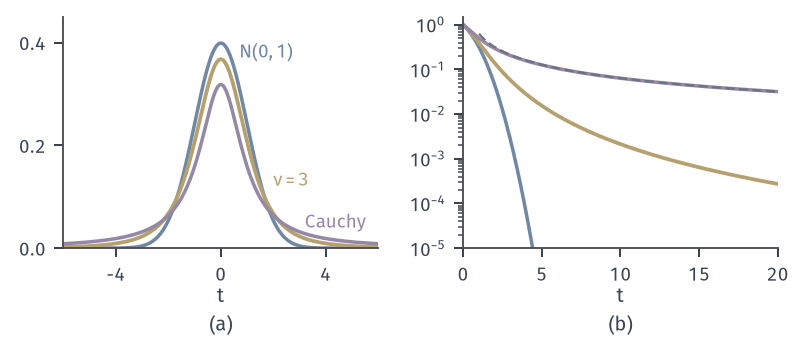

Write Python code to recreate this figure.
from pathlib import Path
import sys
HERE = Path(__file__).resolve().parent
sys.path.insert(0, str(HERE.parent/"rvt-common"))
from rvt_fig import *
# Densities and two-sided tails of N(0,1), t_3, Cauchy (t_1). t_3 tail by numerical integration.
import math
fig, axes = figure(width_mm=112, height_mm=48, ncols=2)
panel(fig, left=.08, right=.98, bottom=.27, top=.95, wspace=.27)
ax = axes[0]; x = np.linspace(-6, 6, 800)
ax.plot(x, phi(x), color=BLUE, lw=1.4); ax.plot(x, t_pdf(x, 3), color=YELLOW, lw=1.5); ax.plot(x, t_pdf(x, 1), color=PURPLE, lw=1.4)
lab(ax, .7, .37, '$\\mathcal{N}(0,1)$', BLUE, ha='left'); lab(ax, 2.0, .12, '$\\nu=3$', YELLOW, ha='left'); lab(ax, 3.2, .04, 'Cauchy', PURPLE, ha='left')
ax.set_xlim(-6, 6); ax.set_ylim(0, .45); ax.set_xticks([-4, 0, 4]); ax.set_yticks([0, .2, .4]); axlab(ax, '$t$')
ax = axes[1]; t = np.linspace(.01, 20, 600)
gx = np.linspace(0, 400, 400001); dx = gx[1]-gx[0]; pdf3 = t_pdf(gx, 3)
cum = np.concatenate([[0], np.cumsum((pdf3[1:]+pdf3[:-1])/2*dx)]); tail3 = 2*(.5-np.interp(t, gx, cum))
tailn = np.array([math.erfc(v/np.sqrt(2)) for v in t]); tailc = 1-2/pi*np.arctan(t)
ax.semilogy(t, tailn, color=BLUE, lw=1.4); ax.semilogy(t, tail3, color=YELLOW, lw=1.5); ax.semilogy(t, tailc, color=PURPLE, lw=1.4)
ax.semilogy(t[t > 1], 2/(pi*t[t > 1]), color=MUTED, lw=.9, ls=DASH)
ax.set_xlim(0, 20); ax.set_ylim(1e-5, 1.5); ax.set_xticks([0, 5, 10, 15, 20]); axlab(ax, '$t$')
tags(fig, axes)
save(fig, HERE, 'figure', {'tail t3 at 10': float(np.interp(10, t, tail3)), 'tail cauchy at 10': float(1-2/pi*np.arctan(10))})
